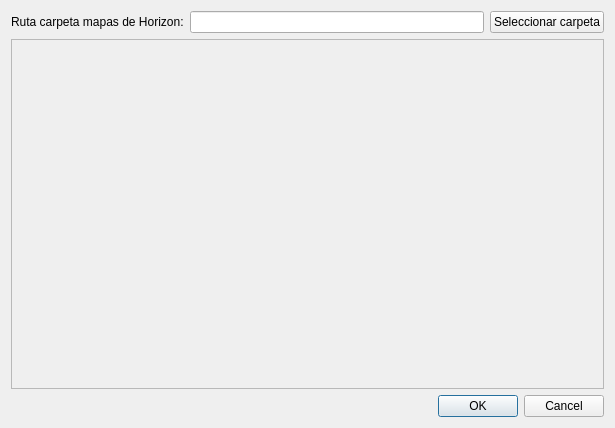
<?xml version="1.0" encoding="UTF-8"?>
<ui version="4.0">
 <class>MapasHorizonDialog</class>
 <widget class="QDialog" name="MapasHorizonDialog">
  <property name="windowModality">
   <enum>Qt::ApplicationModal</enum>
  </property>
  <property name="geometry">
   <rect>
    <x>0</x>
    <y>0</y>
    <width>615</width>
    <height>428</height>
   </rect>
  </property>
  <property name="sizePolicy">
   <sizepolicy hsizetype="Fixed" vsizetype="Fixed">
    <horstretch>0</horstretch>
    <verstretch>0</verstretch>
   </sizepolicy>
  </property>
  <property name="minimumSize">
   <size>
    <width>615</width>
    <height>428</height>
   </size>
  </property>
  <property name="maximumSize">
   <size>
    <width>50000</width>
    <height>50000</height>
   </size>
  </property>
  <property name="windowTitle">
   <string>Seleccionar mapas de Horizon</string>
  </property>
  <property name="windowIcon">
   <iconset resource="recursos.qrc">
    <normaloff>:/iconos/images/iconowp_8Vn_icon.ico</normaloff>:/iconos/images/iconowp_8Vn_icon.ico</iconset>
  </property>
  <layout class="QVBoxLayout" name="verticalLayout">
   <item>
    <layout class="QHBoxLayout" name="horizontalLayout">
     <item>
      <widget class="QLabel" name="pathLabel">
       <property name="text">
        <string>Ruta carpeta mapas de Horizon:</string>
       </property>
      </widget>
     </item>
     <item>
      <widget class="QLineEdit" name="pathCarpetaMapasEdit"/>
     </item>
     <item>
      <widget class="QPushButton" name="seleccionarBoton">
       <property name="text">
        <string>Seleccionar carpeta</string>
       </property>
       <property name="icon">
        <iconset resource="recursos.qrc">
         <normaloff>:/iconos/images/open16.png</normaloff>:/iconos/images/open16.png</iconset>
       </property>
      </widget>
     </item>
    </layout>
   </item>
   <item>
    <widget class="QScrollArea" name="scrollArea">
     <property name="widgetResizable">
      <bool>true</bool>
     </property>
     <widget class="QWidget" name="scrollAreaWidgetContents">
      <property name="geometry">
       <rect>
        <x>0</x>
        <y>0</y>
        <width>595</width>
        <height>347</height>
       </rect>
      </property>
      <layout class="QVBoxLayout" name="verticalLayout_3">
       <item>
        <layout class="QVBoxLayout" name="layoutContenido"/>
       </item>
      </layout>
     </widget>
    </widget>
   </item>
   <item>
    <widget class="QDialogButtonBox" name="botonera">
     <property name="orientation">
      <enum>Qt::Horizontal</enum>
     </property>
     <property name="standardButtons">
      <set>QDialogButtonBox::Cancel|QDialogButtonBox::Ok</set>
     </property>
    </widget>
   </item>
  </layout>
 </widget>
 <resources>
  <include location="recursos.qrc"/>
 </resources>
 <connections>
  <connection>
   <sender>botonera</sender>
   <signal>accepted()</signal>
   <receiver>MapasHorizonDialog</receiver>
   <slot>accept()</slot>
   <hints>
    <hint type="sourcelabel">
     <x>248</x>
     <y>254</y>
    </hint>
    <hint type="destinationlabel">
     <x>157</x>
     <y>274</y>
    </hint>
   </hints>
  </connection>
  <connection>
   <sender>botonera</sender>
   <signal>rejected()</signal>
   <receiver>MapasHorizonDialog</receiver>
   <slot>reject()</slot>
   <hints>
    <hint type="sourcelabel">
     <x>316</x>
     <y>260</y>
    </hint>
    <hint type="destinationlabel">
     <x>286</x>
     <y>274</y>
    </hint>
   </hints>
  </connection>
 </connections>
</ui>
